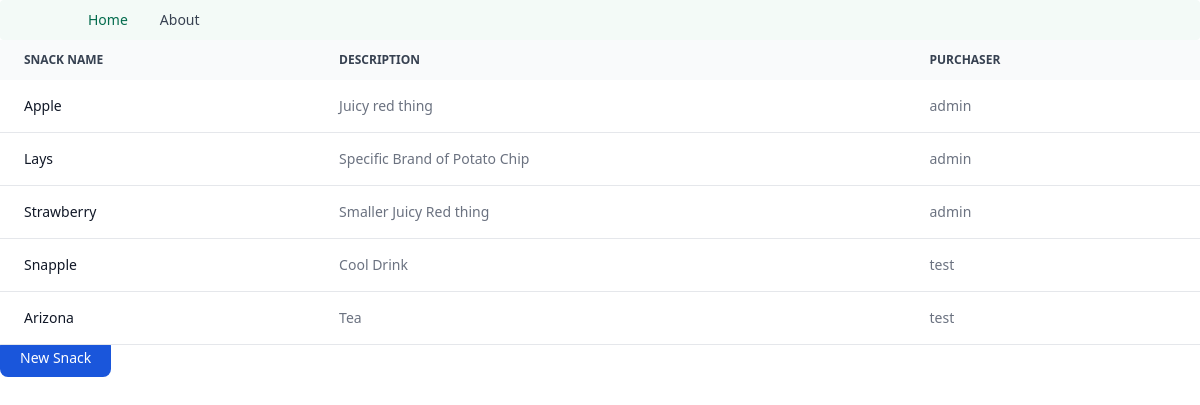
Before: / with the older database file.
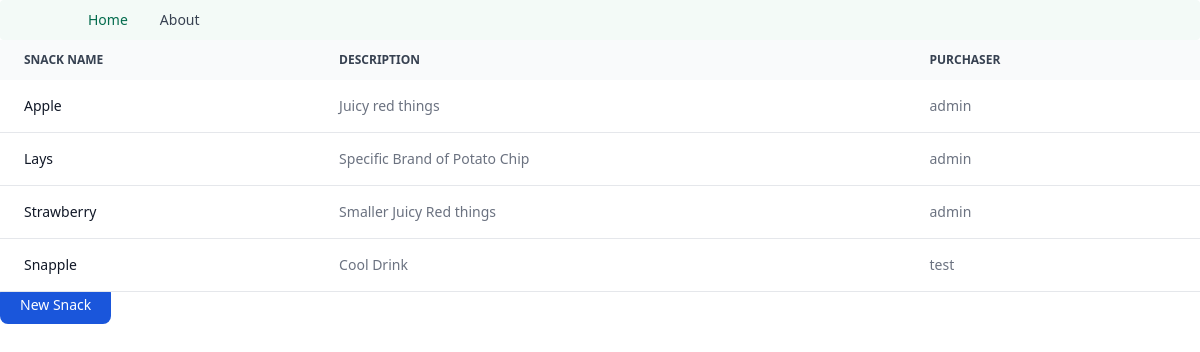
After: the same page with the newer database file.
### snacks/models.py (models this page shows, shortened)
class Snack(models.Model):
  name = models.CharField(max_length=256)
  description = models.TextField("")
  purchaser = models.ForeignKey(get_user_model(), on_delete=models.CASCADE)

### snacks/views.py (the view)
# urls.py: path('', SnackListView.as_view(), name="snacks_list"),
class SnackListView(ListView):
  template_name = 'snacks_list.html'
  model = Snack

### templates/snacks_list.html
{% extends 'base.html' %}
{% block content %}
<div class="relative overflow-x-auto">
  <table class="w-full text-sm text-left text-gray-500 dark:text-gray-400">
      <thead class="text-xs text-gray-700 uppercase bg-gray-50 dark:bg-gray-700 dark:text-gray-400">
          <tr>
              <th scope="col" class="px-6 py-3">
                  snack name
              </th>
              <th scope="col" class="px-6 py-3">
                  Description
              </th>
              <th scope="col" class="px-6 py-3">
                  Purchaser
              </th>
          </tr>
      </thead>
      {% for snack in object_list  %}
      <tbody>
        <tr class="bg-white border-b dark:bg-gray-800 dark:border-gray-700">
            <th scope="row" class="px-6 py-4 font-medium text-gray-900 whitespace-nowrap dark:text-white">
              <a href="{% url 'snacks_detail' snack.pk %}">{{ snack.name }}</a>
            </th>
            <td class="px-6 py-4">
              {{ snack.description }}
            </td>
            <td class="px-6 py-4">
              {{ snack.purchaser }}
            </td>
        </tr>
    </tbody>
    {% endfor %}
  </table>
</div>
<a href="{% url 'snacks_create' %}" class="text-white bg-blue-700 hover:bg-blue-800 focus:ring-4 focus:ring-blue-300 font-medium rounded-lg text-sm px-5 py-2.5 mr-2 mb-2 dark:bg-blue-600 dark:hover:bg-blue-700 focus:outline-none dark:focus:ring-blue-800">New Snack</a>
{% endblock content %}

Changed rows visible on the page:
removed Snack: name "Arizona", description "Tea", purchaser "test"
changed Snack "Apple": description "Juicy red thing" → "Juicy red things"
changed Snack "Strawberry": description "Smaller Juicy Red thing" → "Smaller Juicy Red things"
